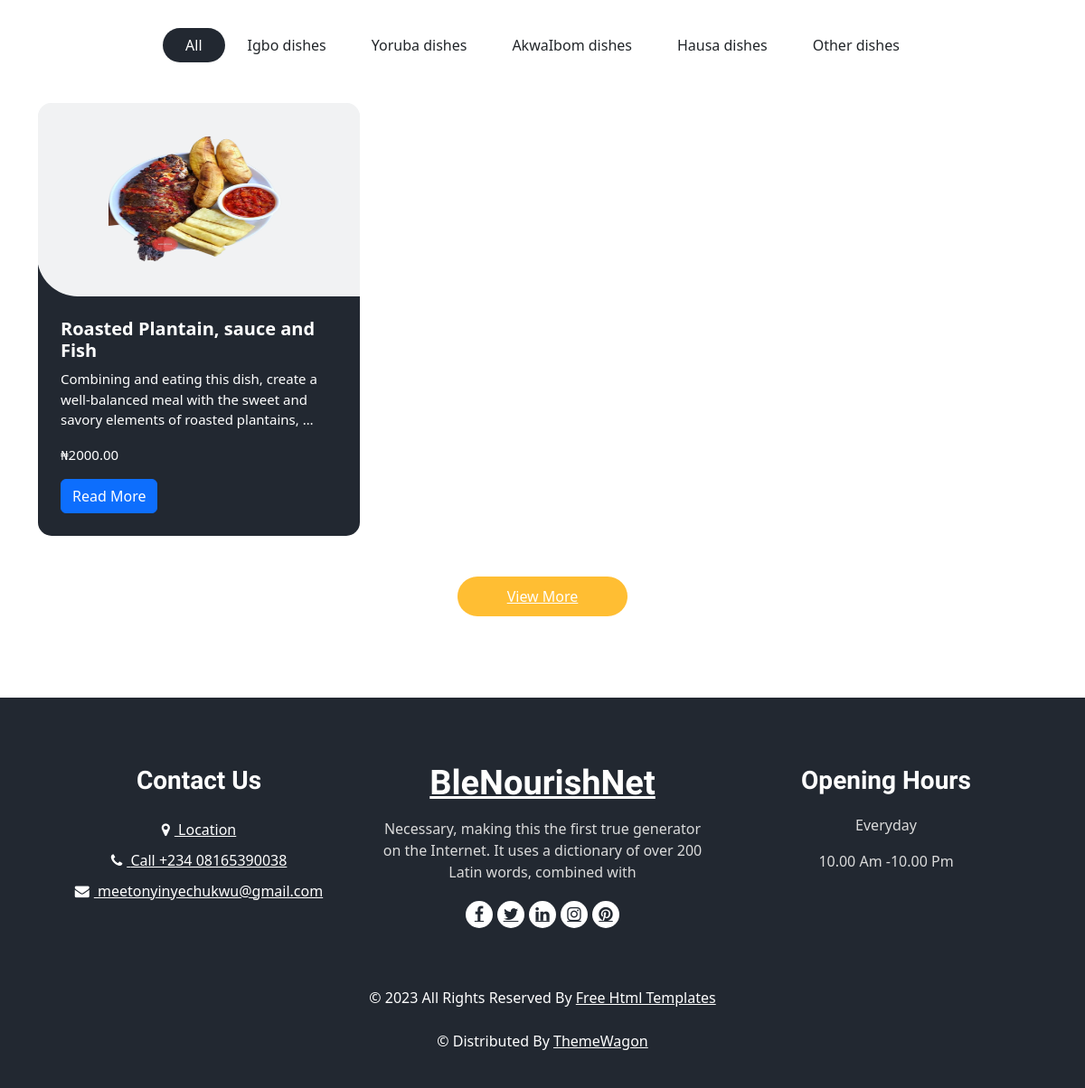
Before: /search/Igbo-dishes (lower part) with the older database file.
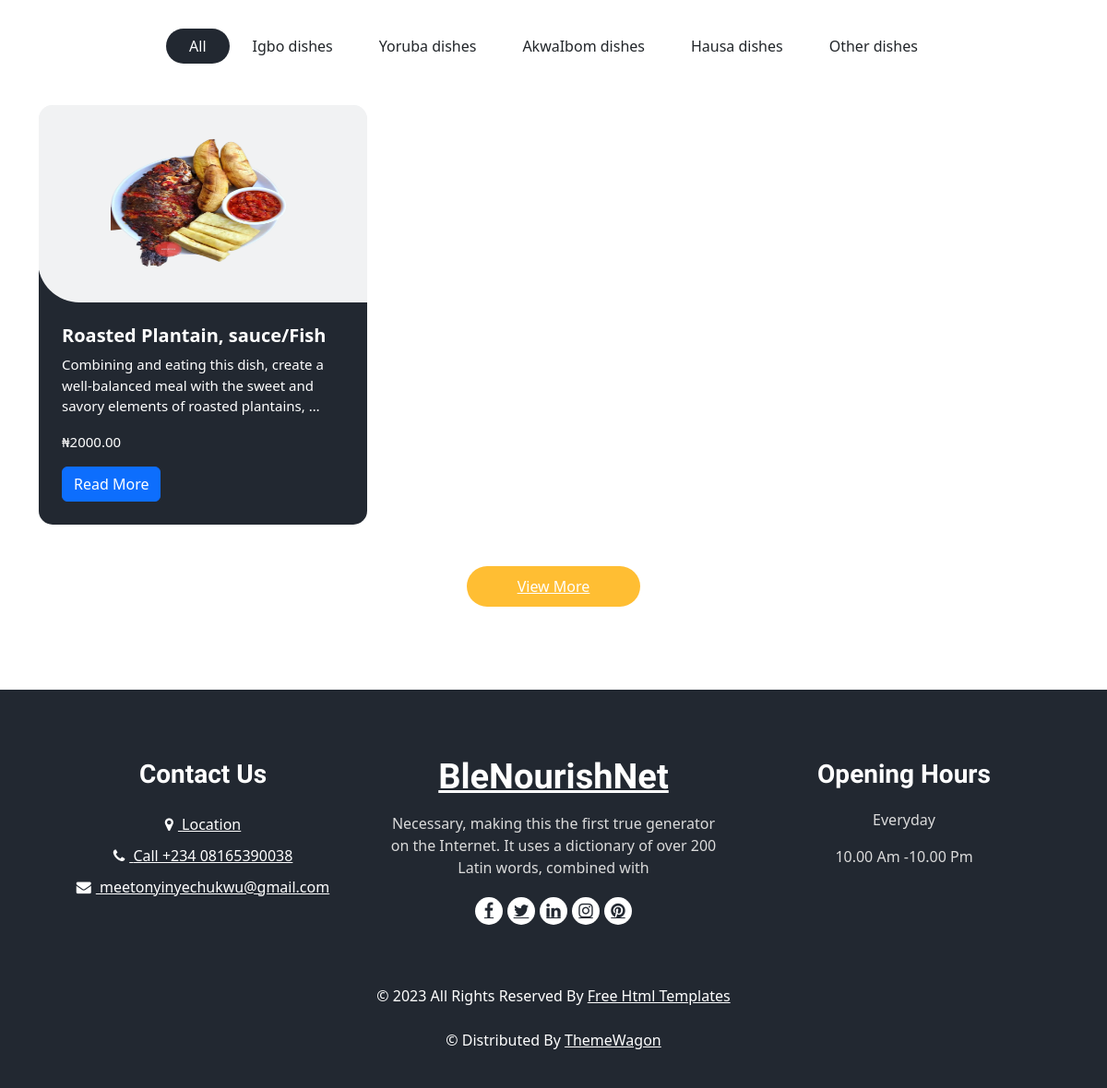
After: the same page with the newer database file.
### WebApp/models.py (models this page shows, shortened)
class Products(models.Model):
    category = models.ForeignKey(Category, related_name='product',on_delete =models.CASCADE)
    created_by =models.ForeignKey(User, on_delete=models.CASCADE, related_name='product_creator')
    title = models.CharField(max_length =200)
    description = models.TextField(blank=True)
    image = models.ImageField(upload_to='images/')
    slug = models.SlugField(max_length=200)
    price = models.DecimalField(max_digits=12,decimal_places=2)
    in_stock = models.BooleanField(default=True)
    is_active = models.BooleanField(default=True)
    created_on = models.DateTimeField(auto_now_add=True)
    updated_on = models.DateTimeField(auto_now=True)
    class Meta:
        verbose_name_plural = 'Products'
        ordering = ('-created_on',)
    def get_absolute_url(self):
        return reverse('WebApp:product_detail', args=[self.slug])

### WebApp/views.py (the view)
# urls.py: path('search/<slug:category_slug>', views.category_list, name='category_list'),
def category_list(request, category_slug):
    category = get_object_or_404(Category, slug =category_slug)
    products = Products.objects.filter(category=category)
    return render (request, 'category.html',{'category':category, 'products':products})

### WebApp/context_processors.py (called while the page is built)
def categories(request):
    return {
        'categories':Category.objects.all()
    }

### basket/basket.py (called while the page is built)
    def __len__(self):
        return sum(item['qty'] for item in self.basket.values())

### basket/context_processors.py (called while the page is built)
def basket(request):
    return {'basket': Basket(request)}

### templates/category.html (shortened to what this page needs)
{% extends 'base.html' %}
{% load static %}
{% block content %}
<section class="food_section layout_padding-bottom">
    <div class="container">
              <ul class="filters_menu">
                <li class="active" data-filter="*">All</li>
                {% for category in categories %}
                <li data-filter=".{{ category.slug }}">{{ category.name}}</li>
                {% endfor %}
              </ul>
        <div class="filters-content">
            <div class="row grid">
                {% for product in products %}
                <div class="col-sm-6 col-lg-4 all {{ product.category.category_slug }}">
                    <div class="box">
                        <div>
                            <div class="img-box">
                                <img src="{{ product.image.url }}" width="200" alt="{{ product.name }}">
                            </div>
                            <div class="detail-box">
                                <h5>{{ product.title}}</h5>
                                <p>{{ product.description|truncatewords:18 }}</p>
                                <p> &#x20A6;{{product.price}}</p>
                                <a href="{{product.get_absolute_url}}" class="btn btn-primary">Read More</a>
                            </div>
                        </div>
                    </div>
                </div>
                {% endfor %}
            </div>
        </div>
        <div class="btn-box">
            <a href="">
                View More
            </a>
        </div>
    </div>
</section>
{% endblock %}

Changed rows visible on the page:
changed Products: title "Roasted Plantain, sauce and Fish" → "Roasted Plantain, sauce/Fish"
